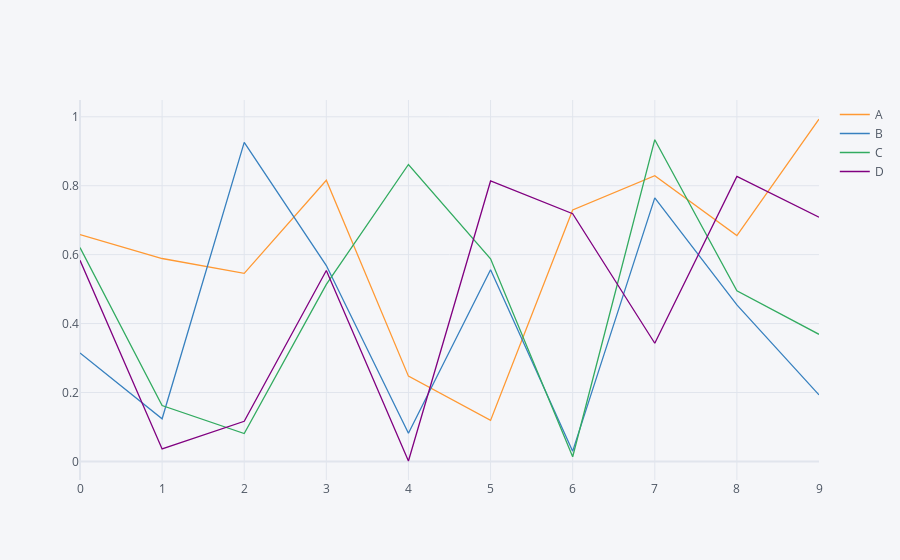

The notebook cell this image was saved under:
### Code cell
df.iplot(kind='line')

### Figure 1 — Plotly figure (JSON) as saved in the notebook; plotly's stock layout.template omitted (floating-point values rounded to 4 significant figures)
{"data": [{"line": {"color": "rgba(255, 153, 51, 1.0)", "dash": "solid", "shape": "linear", "width": 1.3}, "mode": "lines", "name": "A", "text": "", "type": "scatter", "x": [0, 1, 2, 3, 4, 5, 6, 7, 8, 9], "y": [0.6582, 0.5888, 0.5457, 0.8159, 0.2473, 0.119, 0.7297, 0.829, 0.6554, 0.9936]}, {"line": {"color": "rgba(55, 128, 191, 1.0)", "dash": "solid", "shape": "linear", "width": 1.3}, "mode": "lines", "name": "B", "text": "", "type": "scatter", "x": [0, 1, 2, 3, 4, 5, 6, 7, 8, 9], "y": [0.3145, 0.1236, 0.9258, 0.5683, 0.0816, 0.5561, 0.02969, 0.7647, 0.454, 0.193]}, {"line": {"color": "rgba(50, 171, 96, 1.0)", "dash": "solid", "shape": "linear", "width": 1.3}, "mode": "lines", "name": "C", "text": "", "type": "scatter", "x": [0, 1, 2, 3, 4, 5, 6, 7, 8, 9], "y": [0.6206, 0.1621, 0.08092, 0.5136, 0.8617, 0.5878, 0.01338, 0.9336, 0.4953, 0.3688]}, {"line": {"color": "rgba(128, 0, 128, 1.0)", "dash": "solid", "shape": "linear", "width": 1.3}, "mode": "lines", "name": "D", "text": "", "type": "scatter", "x": [0, 1, 2, 3, 4, 5, 6, 7, 8, 9], "y": [0.5835, 0.036, 0.1164, 0.5538, 0.001136, 0.8137, 0.7189, 0.3428, 0.827, 0.7085]}], "layout": {"legend": {"bgcolor": "#F5F6F9", "font": {"color": "#4D5663"}}, "paper_bgcolor": "#F5F6F9", "plot_bgcolor": "#F5F6F9", "title": {"font": {"color": "#4D5663"}}, "xaxis": {"gridcolor": "#E1E5ED", "showgrid": true, "tickfont": {"color": "#4D5663"}, "title": {"font": {"color": "#4D5663"}, "text": ""}, "zerolinecolor": "#E1E5ED"}, "yaxis": {"gridcolor": "#E1E5ED", "showgrid": true, "tickfont": {"color": "#4D5663"}, "title": {"font": {"color": "#4D5663"}, "text": ""}, "zerolinecolor": "#E1E5ED"}}}
